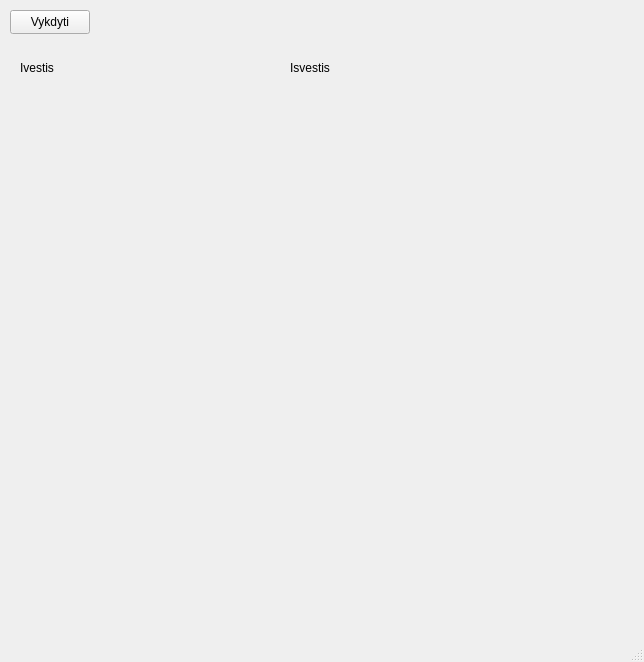
<?xml version="1.0" encoding="UTF-8"?>
<ui version="4.0">
 <class>MainWindow</class>
 <widget class="QMainWindow" name="MainWindow">
  <property name="geometry">
   <rect>
    <x>0</x>
    <y>0</y>
    <width>644</width>
    <height>662</height>
   </rect>
  </property>
  <property name="windowTitle">
   <string>MainWindow</string>
  </property>
  <widget class="QWidget" name="centralwidget">
   <widget class="QPushButton" name="pushButton">
    <property name="geometry">
     <rect>
      <x>10</x>
      <y>10</y>
      <width>80</width>
      <height>24</height>
     </rect>
    </property>
    <property name="text">
     <string>Vykdyti</string>
    </property>
   </widget>
   <widget class="QLabel" name="label">
    <property name="geometry">
     <rect>
      <x>20</x>
      <y>60</y>
      <width>58</width>
      <height>16</height>
     </rect>
    </property>
    <property name="text">
     <string>Ivestis</string>
    </property>
   </widget>
   <widget class="QLabel" name="label_2">
    <property name="geometry">
     <rect>
      <x>290</x>
      <y>60</y>
      <width>58</width>
      <height>16</height>
     </rect>
    </property>
    <property name="text">
     <string>Isvestis</string>
    </property>
   </widget>
   <widget class="QLabel" name="label_1">
    <property name="geometry">
     <rect>
      <x>20</x>
      <y>90</y>
      <width>171</width>
      <height>171</height>
     </rect>
    </property>
    <property name="text">
     <string/>
    </property>
   </widget>
   <widget class="QLabel" name="label_3">
    <property name="geometry">
     <rect>
      <x>290</x>
      <y>90</y>
      <width>231</width>
      <height>521</height>
     </rect>
    </property>
    <property name="text">
     <string/>
    </property>
   </widget>
  </widget>
  <widget class="QMenuBar" name="menubar">
   <property name="geometry">
    <rect>
     <x>0</x>
     <y>0</y>
     <width>644</width>
     <height>22</height>
    </rect>
   </property>
  </widget>
  <widget class="QStatusBar" name="statusbar"/>
 </widget>
 <resources/>
 <connections/>
</ui>
